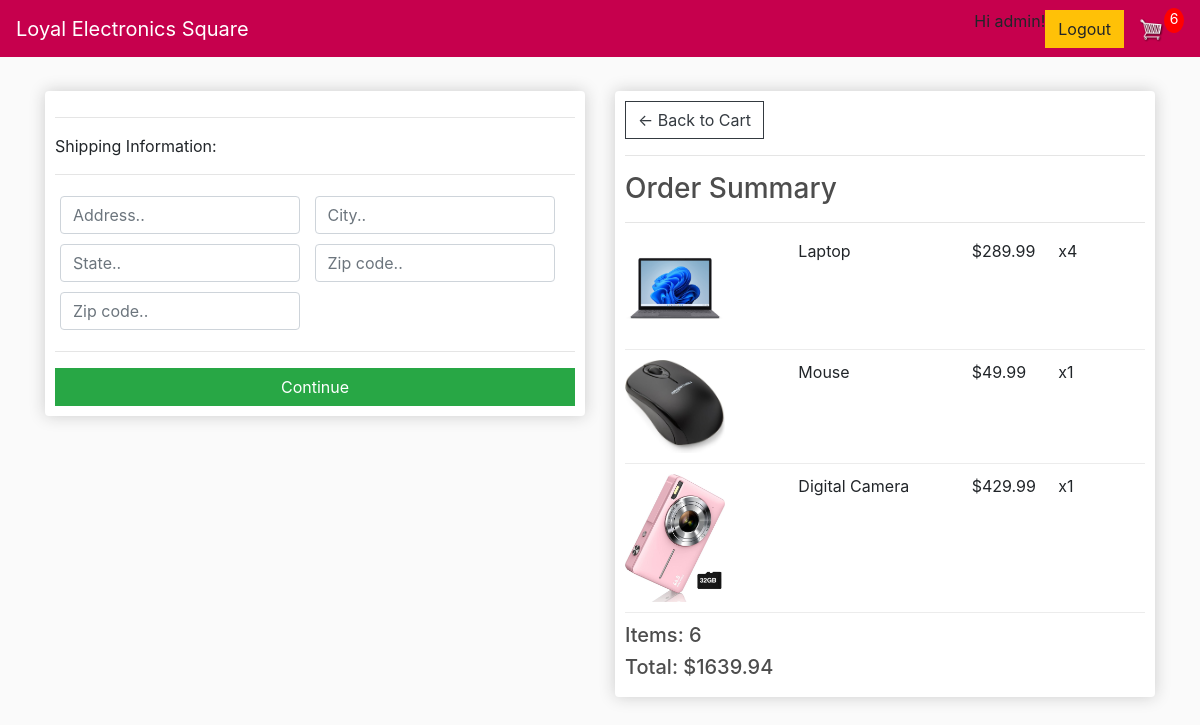
Before: /checkout/ (signed in) with the older database file.
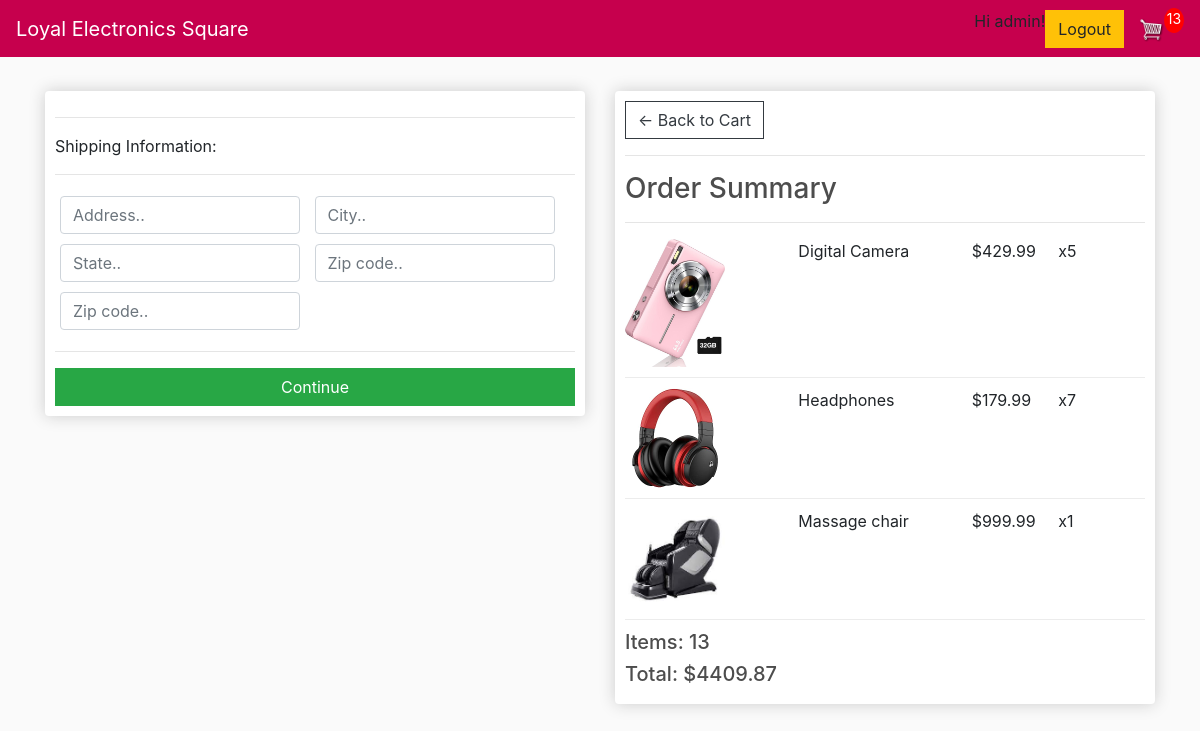
After: the same page with the newer database file.
### store/models.py (models this page shows, shortened)
class OrderItem(models.Model):
    product = models.ForeignKey(Product, on_delete=models.SET_NULL, null=True)
    order = models.ForeignKey(Order, on_delete=models.SET_NULL, null=True)
    quantity = models.IntegerField(default=0, null=True, blank=True)
    date_added = models.DateTimeField(auto_now_add=True)
    @property
    def get_total(self):
        total = self.product.price * self.quantity
        return total

class Product(models.Model):
    name = models.CharField(max_length=200, null=True)
    price = models.DecimalField(max_digits=10, decimal_places=2)
    digital = models.BooleanField(default=False, null=True, blank=False)
    image = models.ImageField(null=True, blank=True)
    @property
    def imageURL(self):
        try:
            url = self.image.url
        except:
            url = ''
        return url

class Order(models.Model):
    customer = models.ForeignKey(Customer, on_delete=models.SET_NULL, null=True, blank=True)
    date_ordered = models.DateTimeField(auto_now_add=True)
    complete = models.BooleanField(default=False, null=True, blank=False)
    transaction_id = models.CharField(max_length=200, null=True)
    @property
    def shipping(self):
        shipping = False
        orderitems = self.orderitem_set.all()
        for i in orderitems:
            if i.product.digital == False:
                shipping = True
        return shipping
    @property
    def get_cart_total(self):
        orderitems = self.orderitem_set.all()
        total = sum([item.get_total for item in orderitems])
        return total
    @property
    def get_cart_items(self):
        orderitems = self.orderitem_set.all()
        total = sum([item.quantity for item in orderitems])
        return total

### store/views.py (the view)
# urls.py: path('checkout/', views.checkout, name="checkout"),
def checkout(request):
     if request.user.is_authenticated:
           customer = request.user.customer
           order, created = Order.objects.get_or_create(customer=customer, complete=False)
           items = order.orderitem_set.all()
           cartItems = order.get_cart_items
     else:
          items = []
          order = {'get_cart_total':0, 'get_cart_items':0, 'shipping':False}
          cartItems = order['get_cart_items']
     context = {'items':items, 'order':order, 'cartItems':cartItems}
     return render(request, 'store/checkout.html', context)

### store/templates/store/Checkout.html (shortened to what this page needs)
{% extends 'store/main.html' %}
{% load static %}
{% block content %}
     <div class="row">
		<div class="col-lg-6">
			<div class="box-element" id="form-wrapper">
				<form id="form">
					<div id="shipping-info">
						<hr>
						<p>Shipping Information:</p>
						<hr>
						<div class="form-field">
							<input class="form-control" type="text" name="address" placeholder="Address..">
						</div>
						<div class="form-field">
							<input class="form-control" type="text" name="city" placeholder="City..">
						</div>
						<div class="form-field">
							<input class="form-control" type="text" name="state" placeholder="State..">
						</div>
						<div class="form-field">
							<input class="form-control" type="text" name="zipcode" placeholder="Zip code..">
						</div>
						<div class="form-field">
							<input class="form-control" type="text" name="country" placeholder="Zip code..">
						</div>
					</div>
					<hr>
					<input id="form-button" class="btn btn-success btn-block" type="submit" value="Continue">
				</form>
			</div>
			<br>
		</div>
		<div class="col-lg-6">
			<div class="box-element">
				<a  class="btn btn-outline-dark" href="{% url 'cart' %}">&#x2190; Back to Cart</a>
				<hr>
				<h3>Order Summary</h3>
				<hr>
				{% for item in items %}
				<div class="cart-row">
					<div style="flex:2"><img class="row-image" src="{{item.product.imageURL}}"></div>
					<div style="flex:2"><p>{{item.product.name}}</p></div>
					<div style="flex:1"><p>${{item.product.price|floatformat:2}}</p></div>
					<div style="flex:1"><p>x{{item.quantity}}</p></div>
				</div>
				{% endfor %}
				<h5>Items:   {{order.get_cart_items}}</h5>
				<h5>Total:   ${{order.get_cart_total|floatformat:2}}</h5>
			</div>
		</div>
	</div>
{% endblock content %}

### store/templates/store/Main.html (shortened to what this page needs)
<!DOCTYPE html>
{% load static %}
<html>
<head>
	<link rel="stylesheet" href="https://stackpath.bootstrapcdn.com/bootstrap/4.4.1/css/bootstrap.min.css">
	<link rel="stylesheet" type="text/css" href="{% static 'css/main.css' %}">
</head>
<body>
	<nav class="navbar navbar-expand-lg navbar-dark" style="background-color: #c6004d;">
	  <a class="navbar-brand" href="{% url 'store' %}">Loyal Electronics Square</a>
	  <div class="collapse navbar-collapse" id="navbarSupportedContent">
	    <div class="form-inline my-2 my-lg-0">
			{% if user.is_authenticated %}
				<p>Hi {{ user.username }}! </p>
				<form action="{% url 'logout' %}" method="post">
					<button class="btn btn-warning" type="submit">Logout</button>
				</form>
			{% else %}
				<p>You are not logged in. </p>
	     		<p><a href="{% url 'login' %}" class="btn btn-warning">Login</a></p>
	     	{% endif %}
	     	<a href="{% url 'cart' %}">
	    		<img  id="cart-icon" src="{% static 'images/cart.png' %}">
	    	</a>
	    	<p id="cart-total">{{cartItems}}</p>
	    </div>
	  </div>
	</nav>
     <div class="container">
            <br>
            {% block content %}
            {% endblock content %}
         </div>
</body>
</html>

Changed rows visible on the page:
removed OrderItem: product.imageURL (picture), product.name "Laptop", product.price "289.99", quantity "4"
removed OrderItem: product.imageURL (picture), product.name "Mouse", product.price "49.99", quantity "1"
changed OrderItem "Digital Camera": quantity "1" → "5"
added OrderItem: product.imageURL (picture), product.name "Headphones", product.price "179.99", quantity "7"
added OrderItem: product.imageURL (picture), product.name "Massage chair", product.price "999.99", quantity "1"
changed through a linked row, Order: get_cart_items "6" → "13"; get_cart_total "1639.94" → "4409.87"
Other visible differences:
{{ cartItems }}: "6" → "13"
